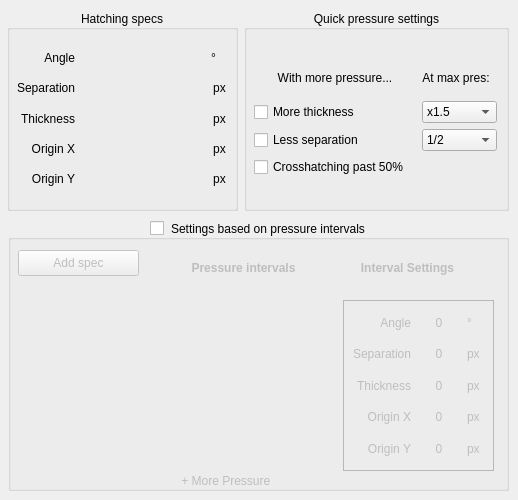
<?xml version="1.0" encoding="UTF-8"?>
<ui version="4.0">
 <class>Form</class>
 <widget class="QWidget" name="Form">
  <property name="geometry">
   <rect>
    <x>0</x>
    <y>0</y>
    <width>518</width>
    <height>500</height>
   </rect>
  </property>
  <property name="minimumSize">
   <size>
    <width>518</width>
    <height>500</height>
   </size>
  </property>
  <property name="windowTitle">
   <string>Form</string>
  </property>
  <widget class="QGroupBox" name="groupBox">
   <property name="enabled">
    <bool>true</bool>
   </property>
   <property name="geometry">
    <rect>
     <x>8</x>
     <y>220</y>
     <width>501</width>
     <height>271</height>
    </rect>
   </property>
   <property name="title">
    <string>Settings based on pressure intervals</string>
   </property>
   <property name="alignment">
    <set>Qt::AlignCenter</set>
   </property>
   <property name="flat">
    <bool>false</bool>
   </property>
   <property name="checkable">
    <bool>true</bool>
   </property>
   <property name="checked">
    <bool>false</bool>
   </property>
   <widget class="KActionSelector" name="kactionselector">
    <property name="geometry">
     <rect>
      <x>10</x>
      <y>60</y>
      <width>321</width>
      <height>191</height>
     </rect>
    </property>
    <property name="availableLabel">
     <string>&amp;Unused specs:</string>
    </property>
    <property name="selectedLabel">
     <string>- Less Pressure</string>
    </property>
   </widget>
   <widget class="QPushButton" name="pushButton">
    <property name="geometry">
     <rect>
      <x>10</x>
      <y>30</y>
      <width>121</width>
      <height>26</height>
     </rect>
    </property>
    <property name="text">
     <string>Add spec</string>
    </property>
    <property name="icon">
     <iconset>
      <normaloff>../../../../../../../Downloads/1downarrow1.ico</normaloff>../../../../../../../Downloads/1downarrow1.ico</iconset>
    </property>
   </widget>
   <widget class="QLabel" name="label_11">
    <property name="geometry">
     <rect>
      <x>170</x>
      <y>250</y>
      <width>121</width>
      <height>21</height>
     </rect>
    </property>
    <property name="text">
     <string> + More Pressure</string>
    </property>
   </widget>
   <widget class="QLabel" name="label_12">
    <property name="geometry">
     <rect>
      <x>160</x>
      <y>38</y>
      <width>151</width>
      <height>20</height>
     </rect>
    </property>
    <property name="font">
     <font>
      <weight>75</weight>
      <italic>false</italic>
      <bold>true</bold>
     </font>
    </property>
    <property name="text">
     <string>Pressure intervals</string>
    </property>
    <property name="alignment">
     <set>Qt::AlignCenter</set>
    </property>
   </widget>
   <widget class="QLabel" name="label_13">
    <property name="geometry">
     <rect>
      <x>329</x>
      <y>38</y>
      <width>141</width>
      <height>20</height>
     </rect>
    </property>
    <property name="font">
     <font>
      <weight>75</weight>
      <bold>true</bold>
     </font>
    </property>
    <property name="text">
     <string>Interval Settings</string>
    </property>
    <property name="alignment">
     <set>Qt::AlignCenter</set>
    </property>
   </widget>
   <widget class="QFrame" name="frame">
    <property name="geometry">
     <rect>
      <x>335</x>
      <y>80</y>
      <width>151</width>
      <height>171</height>
     </rect>
    </property>
    <property name="frameShape">
     <enum>QFrame::StyledPanel</enum>
    </property>
    <property name="frameShadow">
     <enum>QFrame::Raised</enum>
    </property>
    <widget class="QWidget" name="gridLayoutWidget">
     <property name="geometry">
      <rect>
       <x>10</x>
       <y>10</y>
       <width>131</width>
       <height>151</height>
      </rect>
     </property>
     <layout class="QGridLayout" name="gridLayout">
      <property name="sizeConstraint">
       <enum>QLayout::SetDefaultConstraint</enum>
      </property>
      <property name="spacing">
       <number>-1</number>
      </property>
      <item row="0" column="0">
       <widget class="QLabel" name="label">
        <property name="sizePolicy">
         <sizepolicy hsizetype="Preferred" vsizetype="Preferred">
          <horstretch>0</horstretch>
          <verstretch>0</verstretch>
         </sizepolicy>
        </property>
        <property name="text">
         <string>Angle</string>
        </property>
        <property name="alignment">
         <set>Qt::AlignRight|Qt::AlignTrailing|Qt::AlignVCenter</set>
        </property>
       </widget>
      </item>
      <item row="0" column="1">
       <widget class="QLabel" name="label_2">
        <property name="sizePolicy">
         <sizepolicy hsizetype="Preferred" vsizetype="Preferred">
          <horstretch>0</horstretch>
          <verstretch>0</verstretch>
         </sizepolicy>
        </property>
        <property name="text">
         <string>0</string>
        </property>
        <property name="alignment">
         <set>Qt::AlignCenter</set>
        </property>
       </widget>
      </item>
      <item row="1" column="0">
       <widget class="QLabel" name="label_3">
        <property name="text">
         <string>Separation</string>
        </property>
        <property name="alignment">
         <set>Qt::AlignRight|Qt::AlignTrailing|Qt::AlignVCenter</set>
        </property>
       </widget>
      </item>
      <item row="1" column="1">
       <widget class="QLabel" name="label_4">
        <property name="sizePolicy">
         <sizepolicy hsizetype="Preferred" vsizetype="Preferred">
          <horstretch>0</horstretch>
          <verstretch>0</verstretch>
         </sizepolicy>
        </property>
        <property name="text">
         <string>0</string>
        </property>
        <property name="alignment">
         <set>Qt::AlignCenter</set>
        </property>
       </widget>
      </item>
      <item row="2" column="0">
       <widget class="QLabel" name="label_5">
        <property name="text">
         <string>Thickness</string>
        </property>
        <property name="alignment">
         <set>Qt::AlignRight|Qt::AlignTrailing|Qt::AlignVCenter</set>
        </property>
       </widget>
      </item>
      <item row="2" column="1">
       <widget class="QLabel" name="label_6">
        <property name="text">
         <string>0</string>
        </property>
        <property name="alignment">
         <set>Qt::AlignCenter</set>
        </property>
       </widget>
      </item>
      <item row="3" column="0">
       <widget class="QLabel" name="label_7">
        <property name="text">
         <string>Origin X</string>
        </property>
        <property name="alignment">
         <set>Qt::AlignRight|Qt::AlignTrailing|Qt::AlignVCenter</set>
        </property>
       </widget>
      </item>
      <item row="3" column="1">
       <widget class="QLabel" name="label_8">
        <property name="text">
         <string>0</string>
        </property>
        <property name="alignment">
         <set>Qt::AlignCenter</set>
        </property>
       </widget>
      </item>
      <item row="4" column="0">
       <widget class="QLabel" name="label_9">
        <property name="text">
         <string>Origin Y</string>
        </property>
        <property name="alignment">
         <set>Qt::AlignRight|Qt::AlignTrailing|Qt::AlignVCenter</set>
        </property>
       </widget>
      </item>
      <item row="4" column="1">
       <widget class="QLabel" name="label_10">
        <property name="text">
         <string>0</string>
        </property>
        <property name="alignment">
         <set>Qt::AlignCenter</set>
        </property>
       </widget>
      </item>
      <item row="0" column="2">
       <widget class="QLabel" name="label_26">
        <property name="sizePolicy">
         <sizepolicy hsizetype="Maximum" vsizetype="Preferred">
          <horstretch>0</horstretch>
          <verstretch>0</verstretch>
         </sizepolicy>
        </property>
        <property name="minimumSize">
         <size>
          <width>0</width>
          <height>0</height>
         </size>
        </property>
        <property name="text">
         <string>°</string>
        </property>
       </widget>
      </item>
      <item row="1" column="2">
       <widget class="QLabel" name="label_27">
        <property name="sizePolicy">
         <sizepolicy hsizetype="Maximum" vsizetype="Preferred">
          <horstretch>0</horstretch>
          <verstretch>0</verstretch>
         </sizepolicy>
        </property>
        <property name="minimumSize">
         <size>
          <width>17</width>
          <height>0</height>
         </size>
        </property>
        <property name="text">
         <string>px</string>
        </property>
       </widget>
      </item>
      <item row="2" column="2">
       <widget class="QLabel" name="label_28">
        <property name="sizePolicy">
         <sizepolicy hsizetype="Minimum" vsizetype="Preferred">
          <horstretch>0</horstretch>
          <verstretch>0</verstretch>
         </sizepolicy>
        </property>
        <property name="minimumSize">
         <size>
          <width>17</width>
          <height>0</height>
         </size>
        </property>
        <property name="text">
         <string>px</string>
        </property>
       </widget>
      </item>
      <item row="3" column="2">
       <widget class="QLabel" name="label_29">
        <property name="sizePolicy">
         <sizepolicy hsizetype="Minimum" vsizetype="Preferred">
          <horstretch>0</horstretch>
          <verstretch>0</verstretch>
         </sizepolicy>
        </property>
        <property name="minimumSize">
         <size>
          <width>17</width>
          <height>0</height>
         </size>
        </property>
        <property name="text">
         <string>px</string>
        </property>
       </widget>
      </item>
      <item row="4" column="2">
       <widget class="QLabel" name="label_30">
        <property name="sizePolicy">
         <sizepolicy hsizetype="Minimum" vsizetype="Preferred">
          <horstretch>0</horstretch>
          <verstretch>0</verstretch>
         </sizepolicy>
        </property>
        <property name="minimumSize">
         <size>
          <width>17</width>
          <height>0</height>
         </size>
        </property>
        <property name="text">
         <string>px</string>
        </property>
       </widget>
      </item>
     </layout>
    </widget>
   </widget>
  </widget>
  <widget class="QGroupBox" name="groupBox_2">
   <property name="geometry">
    <rect>
     <x>244</x>
     <y>10</y>
     <width>265</width>
     <height>201</height>
    </rect>
   </property>
   <property name="title">
    <string>Quick pressure settings</string>
   </property>
   <property name="alignment">
    <set>Qt::AlignCenter</set>
   </property>
   <property name="checkable">
    <bool>false</bool>
   </property>
   <widget class="QWidget" name="verticalLayoutWidget">
    <property name="geometry">
     <rect>
      <x>10</x>
      <y>50</y>
      <width>243</width>
      <height>117</height>
     </rect>
    </property>
    <layout class="QVBoxLayout" name="verticalLayout">
     <item>
      <layout class="QGridLayout" name="gridLayout_2">
       <property name="leftMargin">
        <number>0</number>
       </property>
       <property name="topMargin">
        <number>0</number>
       </property>
       <property name="rightMargin">
        <number>0</number>
       </property>
       <item row="0" column="0">
        <widget class="QLabel" name="label_15">
         <property name="sizePolicy">
          <sizepolicy hsizetype="Preferred" vsizetype="Minimum">
           <horstretch>0</horstretch>
           <verstretch>0</verstretch>
          </sizepolicy>
         </property>
         <property name="minimumSize">
          <size>
           <width>0</width>
           <height>24</height>
          </size>
         </property>
         <property name="text">
          <string>With more pressure...</string>
         </property>
         <property name="alignment">
          <set>Qt::AlignCenter</set>
         </property>
        </widget>
       </item>
       <item row="0" column="1">
        <widget class="QLabel" name="label_16">
         <property name="sizePolicy">
          <sizepolicy hsizetype="Maximum" vsizetype="Preferred">
           <horstretch>0</horstretch>
           <verstretch>0</verstretch>
          </sizepolicy>
         </property>
         <property name="text">
          <string>At max pres:</string>
         </property>
         <property name="alignment">
          <set>Qt::AlignCenter</set>
         </property>
        </widget>
       </item>
       <item row="1" column="0">
        <widget class="QCheckBox" name="checkBox">
         <property name="text">
          <string>More thickness</string>
         </property>
        </widget>
       </item>
       <item row="2" column="0">
        <widget class="QCheckBox" name="checkBox_2">
         <property name="text">
          <string>Less separation</string>
         </property>
        </widget>
       </item>
       <item row="1" column="1">
        <widget class="QComboBox" name="comboBox">
         <property name="sizePolicy">
          <sizepolicy hsizetype="Maximum" vsizetype="Fixed">
           <horstretch>0</horstretch>
           <verstretch>0</verstretch>
          </sizepolicy>
         </property>
         <property name="minimumSize">
          <size>
           <width>75</width>
           <height>0</height>
          </size>
         </property>
         <property name="baseSize">
          <size>
           <width>60</width>
           <height>0</height>
          </size>
         </property>
         <property name="layoutDirection">
          <enum>Qt::LeftToRight</enum>
         </property>
         <item>
          <property name="text">
           <string>x1.5</string>
          </property>
         </item>
         <item>
          <property name="text">
           <string>x2</string>
          </property>
         </item>
         <item>
          <property name="text">
           <string>x3</string>
          </property>
         </item>
         <item>
          <property name="text">
           <string>x4</string>
          </property>
         </item>
         <item>
          <property name="text">
           <string>x6</string>
          </property>
         </item>
        </widget>
       </item>
       <item row="2" column="1">
        <widget class="QComboBox" name="comboBox_2">
         <property name="sizePolicy">
          <sizepolicy hsizetype="Maximum" vsizetype="Fixed">
           <horstretch>0</horstretch>
           <verstretch>0</verstretch>
          </sizepolicy>
         </property>
         <property name="minimumSize">
          <size>
           <width>75</width>
           <height>0</height>
          </size>
         </property>
         <item>
          <property name="text">
           <string>1/2</string>
          </property>
         </item>
         <item>
          <property name="text">
           <string>1/3</string>
          </property>
         </item>
         <item>
          <property name="text">
           <string>1/4</string>
          </property>
         </item>
         <item>
          <property name="text">
           <string>1/5</string>
          </property>
         </item>
         <item>
          <property name="text">
           <string>1/6</string>
          </property>
         </item>
        </widget>
       </item>
      </layout>
     </item>
     <item>
      <widget class="QCheckBox" name="checkBox_3">
       <property name="text">
        <string>Crosshatching past 50%</string>
       </property>
      </widget>
     </item>
    </layout>
   </widget>
  </widget>
  <widget class="QGroupBox" name="groupBox_3">
   <property name="geometry">
    <rect>
     <x>7</x>
     <y>10</y>
     <width>231</width>
     <height>201</height>
    </rect>
   </property>
   <property name="title">
    <string>Hatching specs</string>
   </property>
   <property name="alignment">
    <set>Qt::AlignCenter</set>
   </property>
   <widget class="QWidget" name="gridLayoutWidget_3">
    <property name="geometry">
     <rect>
      <x>10</x>
      <y>30</y>
      <width>211</width>
      <height>151</height>
     </rect>
    </property>
    <layout class="QGridLayout" name="gridLayout_3" columnstretch="0,1,0" columnminimumwidth="0,1,0">
     <property name="topMargin">
      <number>6</number>
     </property>
     <item row="0" column="0">
      <widget class="QLabel" name="label_14">
       <property name="text">
        <string>Angle</string>
       </property>
       <property name="alignment">
        <set>Qt::AlignRight|Qt::AlignTrailing|Qt::AlignVCenter</set>
       </property>
      </widget>
     </item>
     <item row="0" column="2">
      <widget class="QLabel" name="label_17">
       <property name="sizePolicy">
        <sizepolicy hsizetype="Maximum" vsizetype="Preferred">
         <horstretch>0</horstretch>
         <verstretch>0</verstretch>
        </sizepolicy>
       </property>
       <property name="minimumSize">
        <size>
         <width>17</width>
         <height>0</height>
        </size>
       </property>
       <property name="text">
        <string>°</string>
       </property>
       <property name="alignment">
        <set>Qt::AlignLeading|Qt::AlignLeft|Qt::AlignVCenter</set>
       </property>
      </widget>
     </item>
     <item row="1" column="0">
      <widget class="QLabel" name="label_18">
       <property name="text">
        <string>Separation</string>
       </property>
       <property name="alignment">
        <set>Qt::AlignRight|Qt::AlignTrailing|Qt::AlignVCenter</set>
       </property>
      </widget>
     </item>
     <item row="1" column="2">
      <widget class="QLabel" name="label_19">
       <property name="sizePolicy">
        <sizepolicy hsizetype="Maximum" vsizetype="Preferred">
         <horstretch>0</horstretch>
         <verstretch>0</verstretch>
        </sizepolicy>
       </property>
       <property name="minimumSize">
        <size>
         <width>17</width>
         <height>0</height>
        </size>
       </property>
       <property name="text">
        <string>px</string>
       </property>
       <property name="alignment">
        <set>Qt::AlignCenter</set>
       </property>
      </widget>
     </item>
     <item row="2" column="0">
      <widget class="QLabel" name="label_20">
       <property name="text">
        <string>Thickness</string>
       </property>
       <property name="alignment">
        <set>Qt::AlignRight|Qt::AlignTrailing|Qt::AlignVCenter</set>
       </property>
      </widget>
     </item>
     <item row="2" column="2">
      <widget class="QLabel" name="label_21">
       <property name="sizePolicy">
        <sizepolicy hsizetype="Maximum" vsizetype="Preferred">
         <horstretch>0</horstretch>
         <verstretch>0</verstretch>
        </sizepolicy>
       </property>
       <property name="minimumSize">
        <size>
         <width>17</width>
         <height>0</height>
        </size>
       </property>
       <property name="text">
        <string>px</string>
       </property>
       <property name="alignment">
        <set>Qt::AlignCenter</set>
       </property>
      </widget>
     </item>
     <item row="3" column="0">
      <widget class="QLabel" name="label_22">
       <property name="text">
        <string>Origin X</string>
       </property>
       <property name="alignment">
        <set>Qt::AlignRight|Qt::AlignTrailing|Qt::AlignVCenter</set>
       </property>
      </widget>
     </item>
     <item row="3" column="2">
      <widget class="QLabel" name="label_23">
       <property name="sizePolicy">
        <sizepolicy hsizetype="Maximum" vsizetype="Preferred">
         <horstretch>0</horstretch>
         <verstretch>0</verstretch>
        </sizepolicy>
       </property>
       <property name="minimumSize">
        <size>
         <width>17</width>
         <height>0</height>
        </size>
       </property>
       <property name="text">
        <string>px</string>
       </property>
       <property name="alignment">
        <set>Qt::AlignCenter</set>
       </property>
      </widget>
     </item>
     <item row="4" column="0">
      <widget class="QLabel" name="label_24">
       <property name="text">
        <string>Origin Y</string>
       </property>
       <property name="alignment">
        <set>Qt::AlignRight|Qt::AlignTrailing|Qt::AlignVCenter</set>
       </property>
      </widget>
     </item>
     <item row="4" column="2">
      <widget class="QLabel" name="label_25">
       <property name="sizePolicy">
        <sizepolicy hsizetype="Maximum" vsizetype="Preferred">
         <horstretch>0</horstretch>
         <verstretch>0</verstretch>
        </sizepolicy>
       </property>
       <property name="minimumSize">
        <size>
         <width>17</width>
         <height>0</height>
        </size>
       </property>
       <property name="text">
        <string>px</string>
       </property>
       <property name="alignment">
        <set>Qt::AlignCenter</set>
       </property>
      </widget>
     </item>
     <item row="0" column="1">
      <widget class="KisDoubleSliderSpinBox" name="widget" native="true">
       <property name="sizePolicy">
        <sizepolicy hsizetype="Preferred" vsizetype="Preferred">
         <horstretch>0</horstretch>
         <verstretch>0</verstretch>
        </sizepolicy>
       </property>
      </widget>
     </item>
     <item row="1" column="1">
      <widget class="KisDoubleSliderSpinBox" name="widget_2" native="true"/>
     </item>
     <item row="2" column="1">
      <widget class="KisDoubleSliderSpinBox" name="widget_3" native="true"/>
     </item>
     <item row="3" column="1">
      <widget class="KisDoubleSliderSpinBox" name="widget_4" native="true"/>
     </item>
     <item row="4" column="1">
      <widget class="KisDoubleSliderSpinBox" name="widget_5" native="true"/>
     </item>
    </layout>
   </widget>
  </widget>
 </widget>
 <customwidgets>
  <customwidget>
   <class>KActionSelector</class>
   <extends>QWidget</extends>
   <header>kactionselector.h</header>
  </customwidget>
  <customwidget>
   <class>KisDoubleSliderSpinBox</class>
   <extends>QWidget</extends>
   <header>kis_slider_spin_box.h</header>
   <container>1</container>
  </customwidget>
 </customwidgets>
 <resources/>
 <connections/>
</ui>
